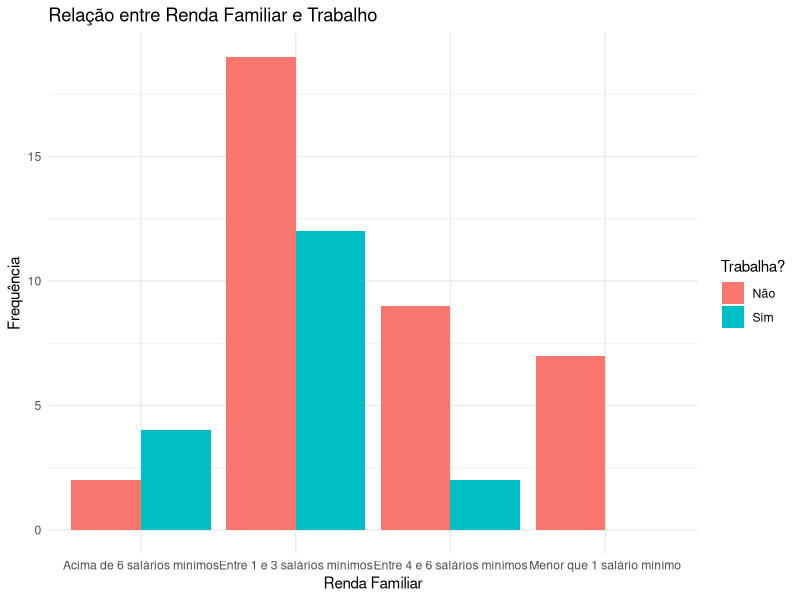
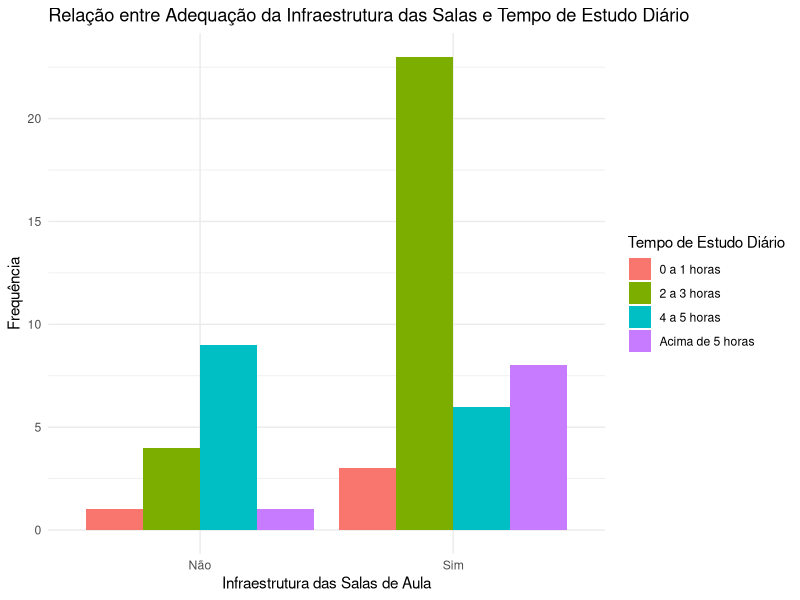
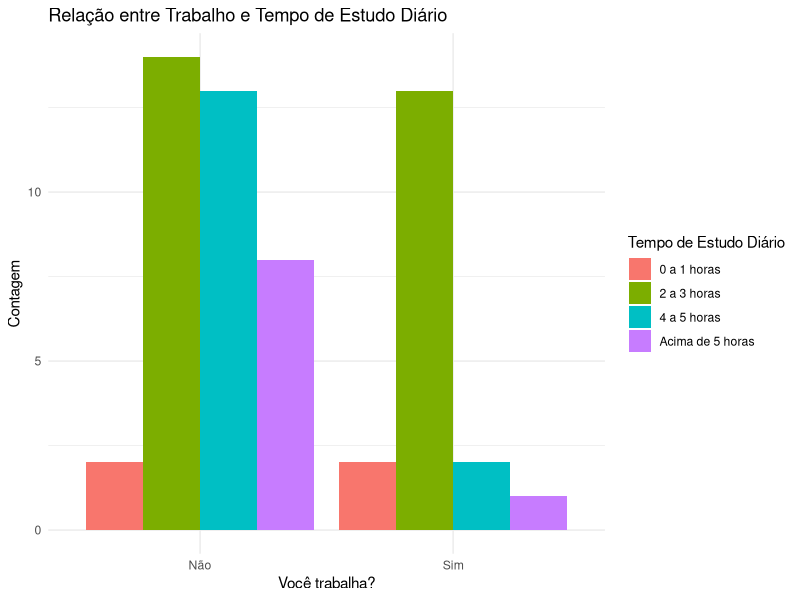
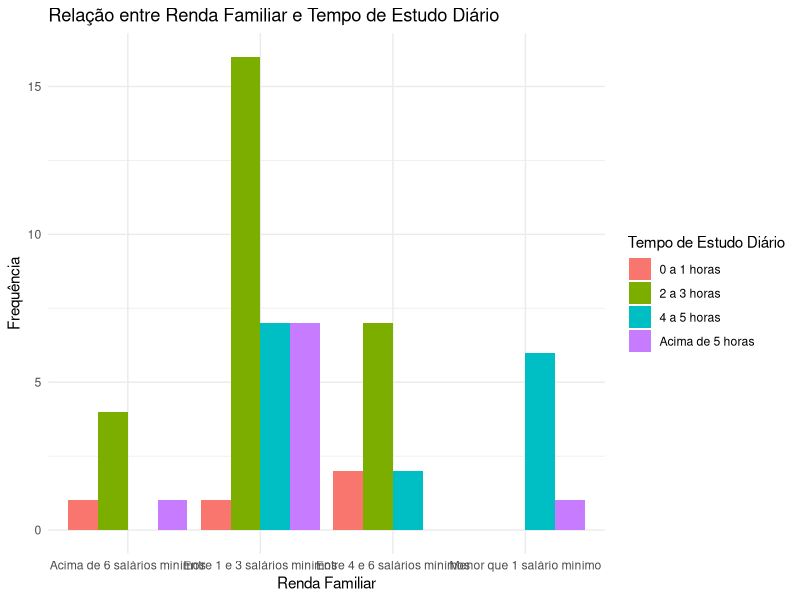
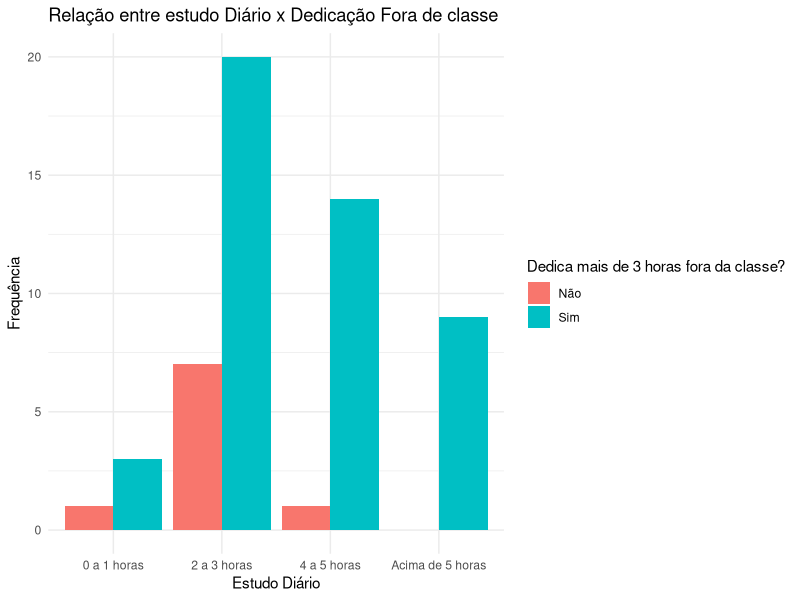
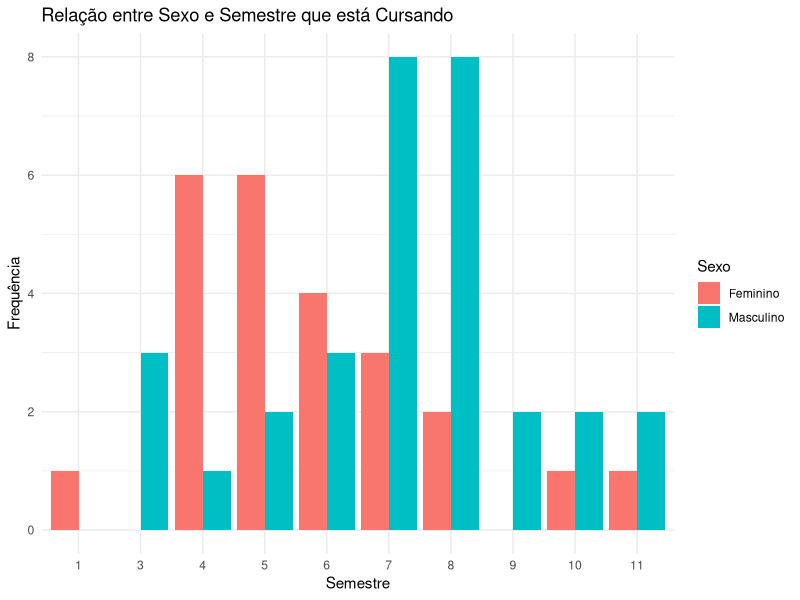
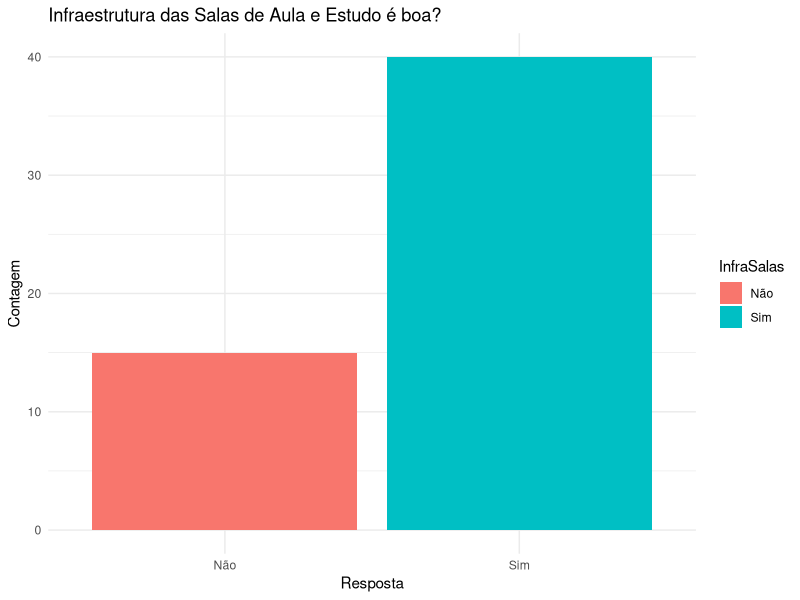
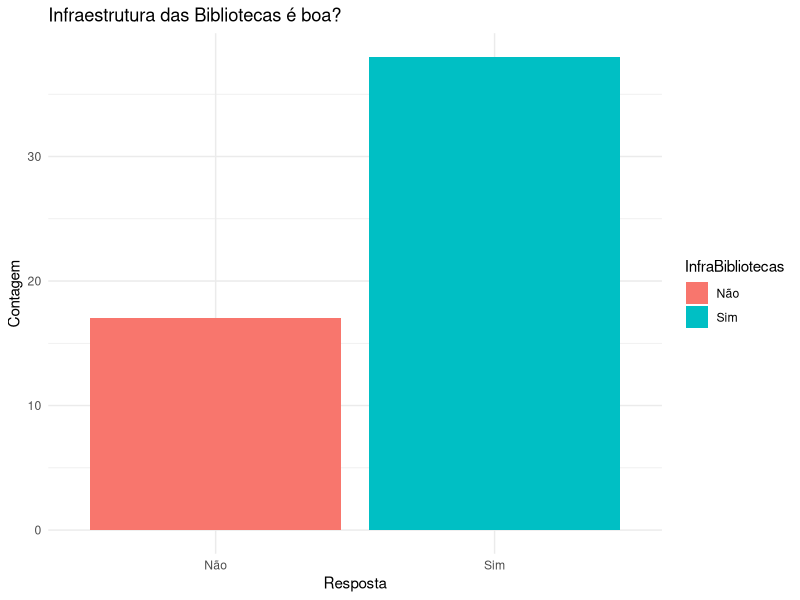

These charts were generated, in order, by the following R code:
# Instalar pacotes se necessário
if (!requireNamespace("dplyr", quietly = TRUE)) {
  install.packages("dplyr")
}
if (!requireNamespace("ggplot2", quietly = TRUE)) {
  install.packages("ggplot2")
}
if (!requireNamespace("readxl", quietly = TRUE)) {
  install.packages("readxl")
}

# Carregar pacotes
library(dplyr)
library(ggplot2) 
library(readxl) 

# Ler os dados do arquivo CSV
dados <- read_excel("DB_probabilidade.xlsx")

# Visualizar os dados
head(dados)


# Renomear colunas para facilitar a manipulação
colnames(dados) <- c("DataHora", "Idade", "Sexo", "Semestre", "Renda", "Periodo", "Trabalho", "Moradia", "EstudoDiario",
                     "InfraSalas", "InfraBibliotecas", "EstruturaGeral", "Internet", "Laboratorio", "QualidadeEnsino",
                     "AtendimentoSecretarias", "RelacaoProfessorAluno", "DedicaDisciplina", "ParticipacaoTrabalhos",
                     "ParticipacaoAulas")



# Criar a tabela de frequências para Renda Familiar x Trabalho
tabela_frequencias <- table(dados$Renda, dados$Trabalho)
print(tabela_frequencias)

# Criar um dataframe para o gráfico de barras
df_grafico <- as.data.frame(tabela_frequencias)
colnames(df_grafico) <- c("RendaFamiliar", "Trabalho", "Frequencia")

# Plotar o gráfico de barras
ggplot(df_grafico, aes(x = RendaFamiliar, y = Frequencia, fill = Trabalho)) +
  geom_bar(stat = "identity", position = "dodge") +
  labs(title = "Relação entre Renda Familiar e Trabalho",
       x = "Renda Familiar",
       y = "Frequência",
       fill = "Trabalha?") +
  theme_minimal() 


# Criar a tabela de frequências para Infraestrutura das Salas x Tempo de Estudo Diário
tabela_frequencias <- table(dados$InfraSalas, dados$EstudoDiario)
print(tabela_frequencias)

# Criar um dataframe para o gráfico de barras
df_grafico <- as.data.frame(tabela_frequencias)
colnames(df_grafico) <- c("InfraestruturaSalas", "TempoEstudoDiario", "Frequencia")

# Plotar o gráfico de barras
ggplot(df_grafico, aes(x = InfraestruturaSalas, y = Frequencia, fill = TempoEstudoDiario)) +
  geom_bar(stat = "identity", position = "dodge") +
  labs(title = "Relação entre Adequação da Infraestrutura das Salas e Tempo de Estudo Diário",
       x = "Infraestrutura das Salas de Aula",
       y = "Frequência",
       fill = "Tempo de Estudo Diário") +
  theme_minimal() 


# Selecionar colunas relevantes
dados_selecionados <- dados %>%
  select(Trabalho, EstudoDiario)

# Verificar valores únicos para entender a estrutura
unique(dados_selecionados$Trabalho)
unique(dados_selecionados$EstudoDiario)

# Tabela de frequência para Trabalho e EstudoDiario
tabela_frequencia <- dados_selecionados %>%
  group_by(Trabalho, EstudoDiario) %>%
  summarize(Contagem = n())

# Visualizar tabela de frequência
print(tabela_frequencia)

# Criar gráfico de barras empilhadas para visualizar a relação entre Trabalho e EstudoDiario
ggplot(dados_selecionados, aes(x = Trabalho, fill = EstudoDiario)) +
  geom_bar(position = "dodge") +
  labs(title = "Relação entre Trabalho e Tempo de Estudo Diário",
       x = "Você trabalha?",
       y = "Contagem",
       fill = "Tempo de Estudo Diário") +
  theme_minimal()


tabela_frequencias <- table(dados$Renda, dados$EstudoDiario)
print(tabela_frequencias)

bela_frequencias <- table(dados$Renda, dados$EstudoDiario)
print(tabela_frequencias)

# Criar um dataframe para o gráfico de barras
df_grafico <- as.data.frame(tabela_frequencias)
colnames(df_grafico) <- c("RendaFamiliar", "TempoEstudoDiario", "Frequencia")

# Plotar o gráfico de barras
ggplot(df_grafico, aes(x = RendaFamiliar, y = Frequencia, fill = TempoEstudoDiario)) +
  geom_bar(stat = "identity", position = "dodge") +
  labs(title = "Relação entre Renda Familiar e Tempo de Estudo Diário",
       x = "Renda Familiar",
       y = "Frequência",
       fill = "Tempo de Estudo Diário") +
  theme_minimal()

# Criar a tabela de frequências para Estudo Diário x Dedicação Fora de classe
tabela_frequencias <- table(dados$EstudoDiario, dados$DedicaDisciplina)
print(tabela_frequencias)

# Criar um dataframe para o gráfico de barras
df_grafico <- as.data.frame(tabela_frequencias)
colnames(df_grafico) <- c("EstudoDiario", "Dedicacao", "Frequencia")

# Plotar o gráfico de barras
ggplot(df_grafico, aes(x = EstudoDiario, y = Frequencia, fill = Dedicacao)) +
  geom_bar(stat = "identity", position = "dodge") +
  labs(title = "Relação entre estudo Diário x Dedicação Fora de classe",
       x = "Estudo Diário",
       y = "Frequência",
       fill = "Dedica mais de 3 horas fora da classe?") +
  theme_minimal() 


# Criar a tabela de frequências para Sexo x Semestre
tabela_frequencias <- table(dados$Sexo, dados$Semestre)
print(tabela_frequencias)

# Criar um dataframe para o gráfico de barras
df_grafico <- as.data.frame(tabela_frequencias)
colnames(df_grafico) <- c("Sexo", "Semestre", "Frequencia")

# Plotar o gráfico de barras
ggplot(df_grafico, aes(x = Semestre, y = Frequencia, fill = Sexo)) +
  geom_bar(stat = "identity", position = "dodge") +
  labs(title = "Relação entre Sexo e Semestre que está Cursando",
       x = "Semestre",
       y = "Frequência",
       fill = "Sexo") +
  theme_minimal()


# Selecionar colunas relevantes
dados_infraestrutura <- dados %>%
  select(InfraSalas, InfraBibliotecas, EstruturaGeral, Internet, Laboratorio)

# Verificar valores únicos para entender a estrutura
unique(dados_infraestrutura$InfraSalas)
unique(dados_infraestrutura$InfraBibliotecas)
unique(dados_infraestrutura$EstruturaGeral)
unique(dados_infraestrutura$Internet)
unique(dados_infraestrutura$Laboratorio)

# Calcular frequências e proporções
frequencias <- dados_infraestrutura %>%
  summarise(
    InfraSalas_Sim = sum(InfraSalas == "Sim"),
    InfraSalas_Nao = sum(InfraSalas == "Não"),
    InfraBibliotecas_Sim = sum(InfraBibliotecas == "Sim"),
    InfraBibliotecas_Nao = sum(InfraBibliotecas == "Não"),
    EstruturaGeral_Boa = sum(EstruturaGeral == "Boa"),
    EstruturaGeral_Regular = sum(EstruturaGeral == "Regular"),
    EstruturaGeral_Ruim = sum(EstruturaGeral == "Ruim"),
    Internet_Boa = sum(Internet == "Boa"),
    Internet_Regular = sum(Internet == "Regular"),
    Internet_Ruim = sum(Internet == "Ruim"),
    Laboratorio_Boa = sum(Laboratorio == "Boa"),
    Laboratorio_Regular = sum(Laboratorio == "Regular"),
    Laboratorio_Ruim = sum(Laboratorio == "Ruim")
  )

# Visualizar frequências
print(frequencias)

# Criar gráficos para cada aspecto da infraestrutura
ggplot(dados, aes(x = InfraSalas, fill = InfraSalas)) +
  geom_bar() +
  labs(title = "Infraestrutura das Salas de Aula e Estudo é boa?",
       x = "Resposta",
       y = "Contagem") +
  theme_minimal()

ggplot(dados, aes(x = InfraBibliotecas, fill = InfraBibliotecas)) +
  geom_bar() +
  labs(title = "Infraestrutura das Bibliotecas é boa?",
       x = "Resposta",
       y = "Contagem") +
  theme_minimal()

ggplot(dados, aes(x = EstruturaGeral, fill = EstruturaGeral)) +
  geom_bar() +
  labs(title = "Avaliação da Estrutura Geral da Universidade",
       x = "Resposta",
       y = "Contagem") +
  theme_minimal()

ggplot(dados, aes(x = Internet, fill = Internet)) +
  geom_bar() +
  labs(title = "Avaliação da Internet da Universidade",
       x = "Resposta",
       y = "Contagem") +
  theme_minimal()

ggplot(dados, aes(x = Laboratorio, fill = Laboratorio)) +
  geom_bar() +
  labs(title = "Avaliação da infraestrutura do Laboratório da Universidade",
       x = "Resposta",
       y = "Contagem") +
  theme_minimal()

# Trecho para cálculo dos Qui-Quadrados #
#====== Criar a tabela de contingência
tabela_contingencia <- table(dados$Moradia, dados$Trabalho)
# Calcular o teste qui-quadrado
resultado_chi2 <- chisq.test(tabela_contingencia)
# Exibir o resultado do teste qui-quadrado
print(resultado_chi2)

#====== Criar a tabela de contingência
tabela_contingencia <- table(dados$ParticipacaoAulas, dados$DedicaDisciplina)
# Calcular o teste qui-quadrado
resultado_chi2 <- chisq.test(tabela_contingencia)
# Exibir o resultado do teste qui-quadrado
print(resultado_chi2)


#====== Criar a tabela de contingência
tabela_contingencia <- table(dados$Sexo, dados$Moradia)
# Calcular o teste qui-quadrado
resultado_chi2 <- chisq.test(tabela_contingencia)
# Exibir o resultado do teste qui-quadrado
print(resultado_chi2)



#====== Criar a tabela de contingência
tabela_contingencia <- table(dados$Semestre, dados$EstruturaGeral)
# Calcular o teste qui-quadrado
resultado_chi2 <- chisq.test(tabela_contingencia)
# Exibir o resultado do teste qui-quadrado
print(resultado_chi2)


#====== Criar a tabela de contingência
tabela_contingencia <- table(dados$Sexo, dados$Semestre)
# Calcular o teste qui-quadrado
resultado_chi2 <- chisq.test(tabela_contingencia)
# Exibir o resultado do teste qui-quadrado
print(resultado_chi2)



#====== Criar a tabela de contingência
tabela_contingencia <- table(dados$Sexo, dados$Moradia)
# Calcular o teste qui-quadrado
resultado_chi2 <- chisq.test(tabela_contingencia)
# Exibir o resultado do teste qui-quadrado
print(resultado_chi2)

#====== Criar a tabela de contingência
tabela_contingencia <- table(dados$Semestre, dados$DedicaDisciplina)
# Calcular o teste qui-quadrado
resultado_chi2 <- chisq.test(tabela_contingencia)
# Exibir o resultado do teste qui-quadrado
print(resultado_chi2)

#====== Criar a tabela de contingência
tabela_contingencia <- table(dados$Semestre, dados$ParticipacaoTrabalhos)
# Calcular o teste qui-quadrado
resultado_chi2 <- chisq.test(tabela_contingencia)
# Exibir o resultado do teste qui-quadrado
print(resultado_chi2)
